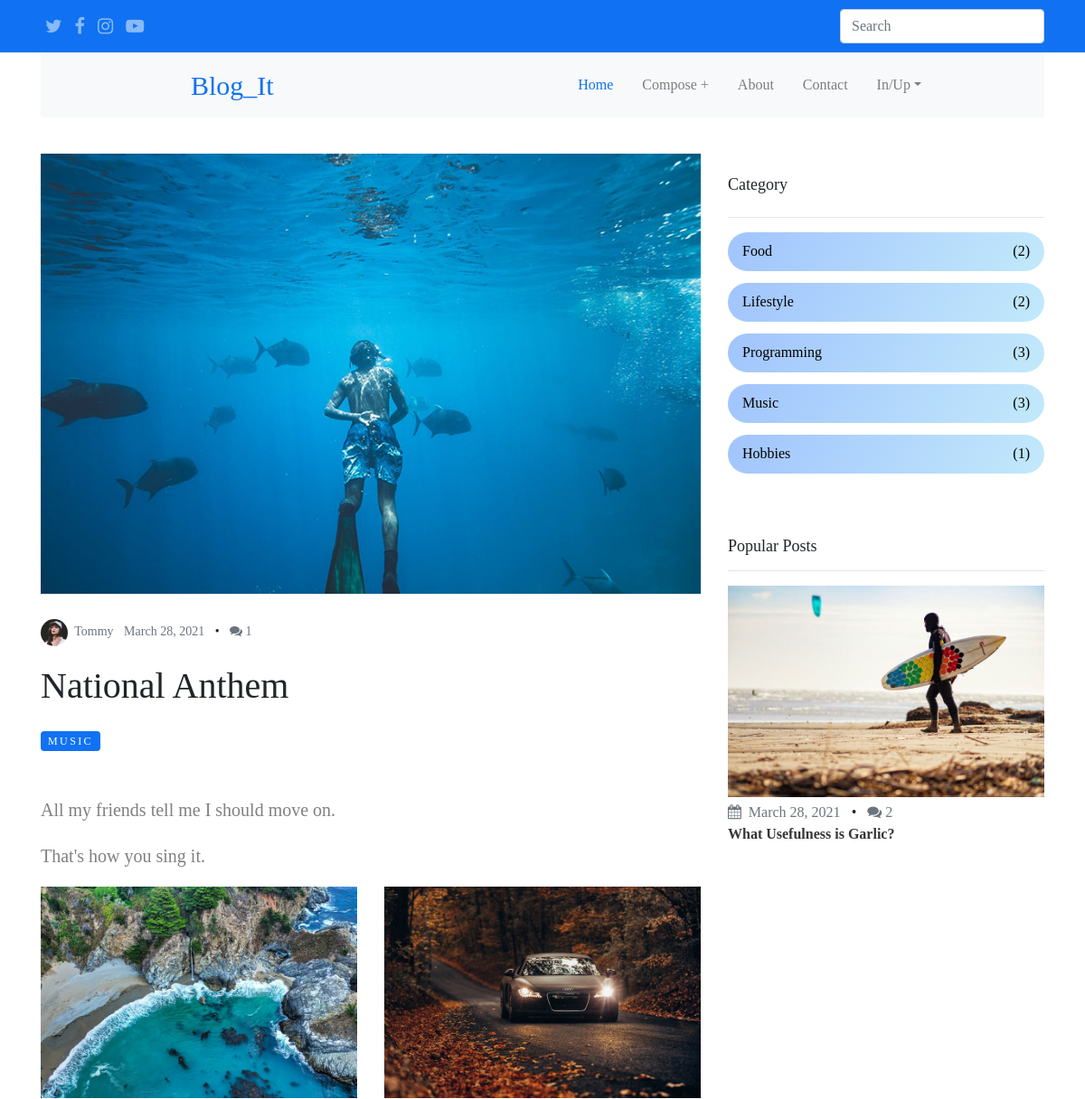
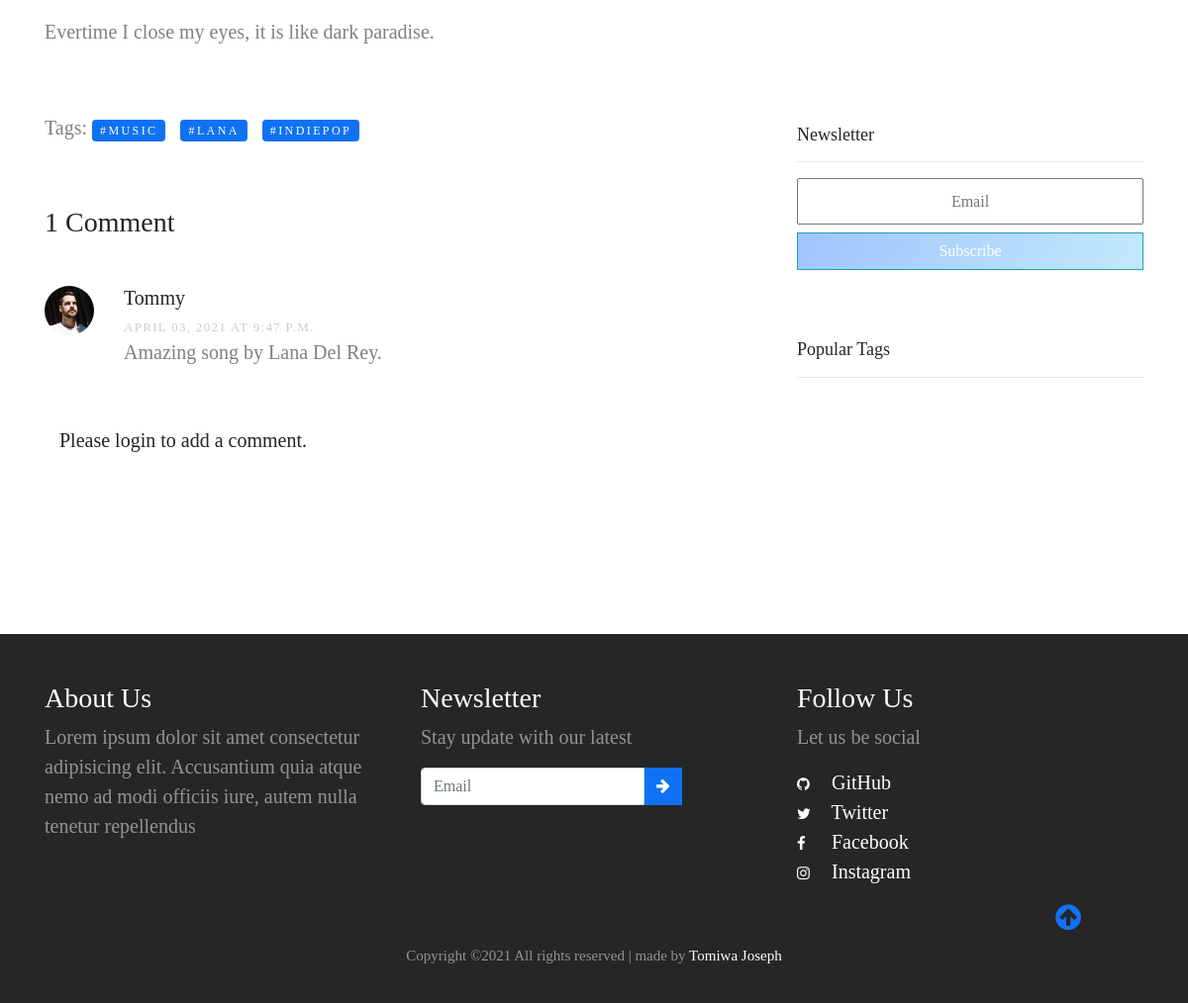
The app's page /2021/3/28/national-anthem with its own data (2 pictures, top to bottom).
### main/models.py (models this page shows, shortened)
class Blog(models.Model):
    STATUS_CHOICES = (
        ('draft', 'Draft'),
        ('published', 'Published'),
        )
    title = models.CharField(max_length=250)
    slug = models.SlugField(max_length=250,
        unique_for_date='publish')
    category = models.ForeignKey(Category,
        on_delete=models.CASCADE,
        related_name='blog_category')
    author = models.ForeignKey(User,
        on_delete=models.CASCADE,
        related_name='blog_posts')
    body = RichTextUploadingField(blank=True, null=True)
    publish = models.DateTimeField(default=timezone.now)
    created = models.DateTimeField(auto_now_add=True)
    updated = models.DateTimeField(auto_now=True)
    status = models.CharField(max_length=10,
        choices=STATUS_CHOICES,
        default='draft')
    tags = TaggableManager()
    class Meta:
        ordering = ('-publish',)

class Category(models.Model):
    name = models.CharField(max_length=255)
    def __str__(self):
        return self.name

class Comment(models.Model):
    post = models.ForeignKey(Blog,
        on_delete=models.CASCADE,
        related_name='comments')
    name = models.CharField(max_length=80)
    email = models.EmailField()
    body = models.TextField()
    created = models.DateTimeField(auto_now_add=True)
    updated = models.DateTimeField(auto_now=True)
    active = models.BooleanField(default=True)
    class Meta:
        ordering = ('created',)

### main/views.py (the view)
def blog_detail(request, year, month, day, slug):
    blog = Blog.objects.filter(slug=slug)
    header_img = []
    images_indexes = []
    a = [i.tags.all() for i in blog][0]
    tags = [a[i] for i in range(len(a))]
    for i in blog:
        find_all = re.findall(r'<img.*?/>', i.body)
        get_first = find_all[0]
        source = get_first.split()[2][5:-1]
        header_img.append(source)
        category = i.category
        blog_author_pic = i.author.profile.image.url
        all_images = re.findall(r'<img.*?/>', i.body)
        find_p = re.findall(r'<p.*?</p>', i.body)
        images = [find_p.index(i) for i in find_p if '<img' in i]
        images_indexes.append(images)
        p_indexes = [find_p.index(i) for i in find_p if '<img' not in i]
        without = [i[3:-4] for i in find_p]
        without_tags = [i.split()[2][5:-1] if '<img' in i else i for i in without]
    post_comments = get_object_or_404(Blog, slug=slug)
    comments = post_comments.comments.filter(active=True)
    context = {
        'blog': blog, 'header_img': header_img,
        'carousel_src': carousel_sources, 'carousel_titles': carousel_titles,
        'carousel_authors': carousel_authors, 'carousel_dates': carousel_dates,
        'popular': range(len(carousel_authors)-1), 'category': category,
        'carou_year': carou_year, 'carou_month': carou_month,
        'carou_day': carou_day, 'carou_slug': carou_slug,
        'length': length, 'all_cat_name': all_cat_name,
        'tags': tags, 'content': without_tags,
        'begin_': range(p_indexes[0], images_indexes[0][1]),
        'end_': range(images_indexes[0][-1]+1, p_indexes[-1]+1),
        'images_indexes': images_indexes[0][1:],
        'current_id': i.id, 'comments': comments,
        'carou_comments': carou_comments,
        'pub_comments': pub_comments,
        'blog_author_pic': blog_author_pic,
    }
    return render(request, 'main/blog-single.html', context)

### main/templates/main/blog-single.html
{% extends 'main/base.html' %}
{% load static %}
{% load main_tags %}
{% block content %}
<div class="row">
  <div class="container">
    {% for i in blog %}
    <img src="{{ header_img.0 }}" alt="" class="img-fluid mb-2">
    <div class="post-meta single-meta">
      <span class="author mr-2 text-secondary"><img class="mr-1" src="/media/images/person_1.jpg" alt=""
          class="img-fluid">
        {{ i.author }}</span>
      <span class="mr-2 text-secondary">{{ i.created | date:'F d, Y' }} </span> &bullet;
      <span class="ml-2 text-secondary"><span class="fa fa-comments"></span> {{ comments.count }}</span>
    </div>
    <h1 class="mb-4">{{ i.title }}</h1>
    <a class="category mb-5" href="{% url 'category_finder' category %}">{{ category }}</a>
    {% endfor %}
    <div class="blog-content-body">
      {% for i in begin_ %}
        <p>{{ content|lookup:i|safe }}</p>
      {% endfor %}
      <div class="row">
        {% for i in images_indexes %}
        <div class="col-md-6">
          <img src="{{ content|lookup:i }}" alt="" class="img-fluid mb-2">
        </div>
        {% endfor %}
      </div>
      {% for i in end_ %}
        <div class="mt-2">
          <p>{{ content|lookup:i|safe }}</p>
        </div>
      {% endfor %}
    </div>
    <div class="pt-5">
      <p>Tags: <a class="category" href="{% url 'tag_finder' tags.0 %}">#{{tags.0}}</a>
        <a class="category" href="{% url 'tag_finder' tags.1 %}">#{{tags.1}}</a>
        <a class="category" href="{% url 'tag_finder' tags.2 %}">#{{tags.2}}</a></p>
    </div>
    <div class="pt-5">
      {% with comments.count as total_comments %}
        <h3 class="mb-5">{{ total_comments }} Comment{{ total_comments|pluralize }}</h3>
      {% endwith %}
      <ul class="comment-list">
        {% for comment in comments %}
        <li class="comment">
          <div class="vcard">
            <img src="/media/images/person_2.jpg" alt="Image placeholder">
          </div>
          <div class="comment-body">
            <h3>{{ comment.name }}</h3>
            <div class="meta">{{ comment.created | date:'F d, Y' }} at {{ comment.created | date:'P'}}</div>
            <p>{{ comment.body }}</p>
          </div>
        </li>
        {% endfor %}
      </ul>
      <div class="comment-form-wrap pt-2">
        {% if user.is_authenticated %}
        <h3 class="mb-5">Leave a comment</h3>
        <form action="{% url 'comment' %}" method="POST" class="p-5 bg-light">
          {% csrf_token %}
          <input type="hidden" name="id" value="{{ current_id }}">
          <div class="form-group">
            <label for="name">Name *</label>
            <input type="text" class="form-control" name="name" required>
          </div>
          <div class="form-group">
            <label for="email">Email *</label>
            <input type="email" class="form-control" name="email" required>
          </div>
          <div class="form-group">
            <label for="message">Message *</label>
            <textarea name="message" cols="30" rows="10" class="form-control" required></textarea>
          </div>
          <div class="form-group">
            <input type="submit" value="Post Comment" class="btn btn-primary com">
          </div>
        </form>
        {% else %}
          <div class="col-md-12">
            <h5 class="my-2">Please login to add a comment.</h5>
          </div>
        {% endif %}
      </div>
    </div>
  </div>
</div>
{% endblock %}

### records on screen
Blog: author "Tommy", created "March 28, 2021", count "1", title "National Anthem"
Category: name "MUSIC"
Tag: name "MUSIC"
Tag: name "LANA"
Tag: name "INDIEPOP"
Comment: name "Tommy", created "APRIL 03, 2021", created "9:47 P.M.", body "Amazing song by Lana Del Rey."

### other values on screen
{{ content|lookup:i|safe }} "All my friends tell me I should move on." "That's how you sing it."
{{ content|lookup:i|safe }} "Evertime I close my eyes, it is like dark paradise."
{{ total_comments }} "1"
{{ all_cat_name.0|capfirst }} "Food"
{{ length.0 }} "2"
{{ all_cat_name.1|capfirst }} "Lifestyle"
{{ length.1 }} "2"
{{ all_cat_name.2|capfirst }} "Programming"
{{ length.2 }} "3"
{{ all_cat_name.3|capfirst }} "Music"
{{ length.3 }} "3"
{{ all_cat_name.4|capfirst }} "Hobbies"
{{ length.4 }} "1"
{{ carousel_dates|lookup:i | date:'F d, Y' }} "March 28, 2021"
{{ carou_comments|lookup:i }} "2"
